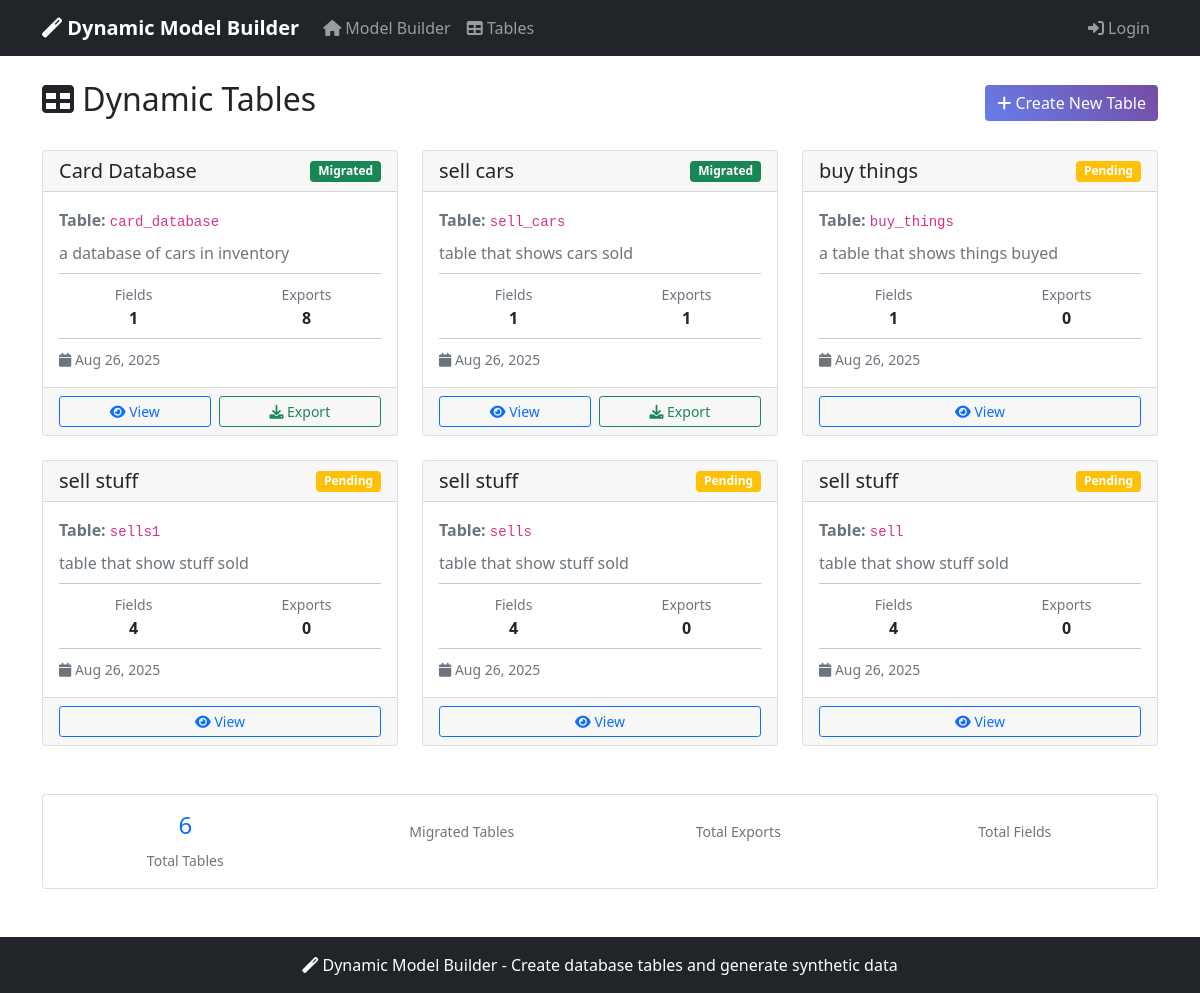
The app's page /tables/ with its own data.
### data_generator/models.py (models this page shows, shortened)
class DynamicTableDefinition(models.Model):
    table_name = models.CharField(max_length=100, unique=True)
    display_name = models.CharField(max_length=200)
    description = models.TextField(blank=True)
    fields_definition = models.JSONField(help_text="JSON containing field definitions")
    created_at = models.DateTimeField(auto_now_add=True)
    updated_at = models.DateTimeField(auto_now=True)
    is_migrated = models.BooleanField(default=False)
    migration_file = models.CharField(max_length=255, blank=True)
    class Meta:
        ordering = ['-created_at']

### data_generator/views.py (the view)
# urls.py: path('tables/', views.dynamic_table_list, name='dynamic_table_list'),
def dynamic_table_list(request):
    tables = DynamicTableDefinition.objects.all().order_by('-created_at')
    paginator = Paginator(tables, 10)
    page_number = request.GET.get('page')
    page_obj = paginator.get_page(page_number)
    context = {'page_obj': page_obj}
    return render(request, 'data_generator/dynamic_table_list.html', context)

### data_generator/templates/data_generator/dynamic_table_list.html (shortened to what this page needs)
{% extends 'data_generator/base.html' %}
{% block content %}
<div class="d-flex justify-content-between align-items-center mb-4">
    <h2><i class="fas fa-table"></i> Dynamic Tables</h2>
    <a href="{% url 'home' %}" class="btn btn-primary">
        <i class="fas fa-plus"></i> Create New Table
    </a>
</div>
{% if page_obj %}
    <div class="row">
        {% for table in page_obj %}
            <div class="col-md-6 col-lg-4 mb-4">
                <div class="card h-100">
                    <div class="card-header d-flex justify-content-between align-items-center">
                        <h5 class="mb-0">{{ table.display_name }}</h5>
                        {% if table.is_migrated %}
                            <span class="badge bg-success">Migrated</span>
                        {% else %}
                            <span class="badge bg-warning">Pending</span>
                        {% endif %}
                    </div>
                    <div class="card-body">
                        <p class="text-muted mb-2">
                            <strong>Table:</strong> <code>{{ table.table_name }}</code>
                        </p>
                        <p class="text-muted mb-2">{{ table.description|truncatechars:80 }}</p>
                        <hr class="my-2">
                        <div class="row text-center">
                            <div class="col-6">
                                <small class="text-muted">Fields</small><br>
                                <strong>{{ table.fields_definition|length }}</strong>
                            </div>
                            <div class="col-6">
                                <small class="text-muted">Exports</small><br>
                                <strong>{{ table.exports.count }}</strong>
                            </div>
                        </div>
                        <hr class="my-2">
                        <small class="text-muted">
                            <i class="fas fa-calendar"></i> {{ table.created_at|date:"M d, Y" }}
                        </small>
                    </div>
                    <div class="card-footer">
                        <div class="d-flex gap-2">
                            <a href="{% url 'dynamic_table_detail' table.id %}" class="btn btn-outline-primary btn-sm flex-fill">
                                <i class="fas fa-eye"></i> View
                            </a>
                            {% if table.is_migrated %}
                                <a href="{% url 'dynamic_table_detail' table.id %}#generate" class="btn btn-outline-success btn-sm flex-fill">
                                    <i class="fas fa-download"></i> Export
                                </a>
                            {% endif %}
                        </div>
                    </div>
                </div>
            </div>
        {% endfor %}
    </div>
    <div class="row mt-4">
        <div class="col-md-12">
            <div class="card">
                <div class="card-body">
                    <div class="row text-center">
                        <div class="col-md-3">
                            <h4 class="text-primary">{{ page_obj.paginator.count }}</h4>
                            <small class="text-muted">Total Tables</small>
                        </div>
                        <div class="col-md-3">
                            <small class="text-muted">Migrated Tables</small>
                        </div>
                        <div class="col-md-3">
                            <small class="text-muted">Total Exports</small>
                        </div>
                        <div class="col-md-3">
                            <small class="text-muted">Total Fields</small>
                        </div>
                    </div>
                </div>
            </div>
        </div>
    </div>
{% endif %}
{% endblock %}

### data_generator/templates/data_generator/base.html (style rules this page uses)
.btn-primary { background: linear-gradient(45deg, #667eea 0%, #764ba2 100%); border: none; }

### records on screen
DynamicTableDefinition: display_name "Card Database", is_migrated "Migrated", table_name "card_database", description "a database of cars in inventory", fields_definition|length "1", exports.count "8", created_at "Aug 26, 2025"
DynamicTableDefinition: display_name "sell cars", is_migrated "Migrated", table_name "sell_cars", description "table that shows cars sold", fields_definition|length "1", exports.count "1", created_at "Aug 26, 2025"
DynamicTableDefinition: display_name "buy things", is_migrated "Pending", table_name "buy_things", description "a table that shows things buyed", fields_definition|length "1", exports.count "0", created_at "Aug 26, 2025"
DynamicTableDefinition: display_name "sell stuff", is_migrated "Pending", table_name "sells1", description "table that show stuff sold", fields_definition|length "4", exports.count "0", created_at "Aug 26, 2025"
DynamicTableDefinition: display_name "sell stuff", is_migrated "Pending", table_name "sells", description "table that show stuff sold", fields_definition|length "4", exports.count "0", created_at "Aug 26, 2025"
DynamicTableDefinition: display_name "sell stuff", is_migrated "Pending", table_name "sell", description "table that show stuff sold", fields_definition|length "4", exports.count "0", created_at "Aug 26, 2025"

### other values on screen
{{ page_obj.paginator.count }} "6"
